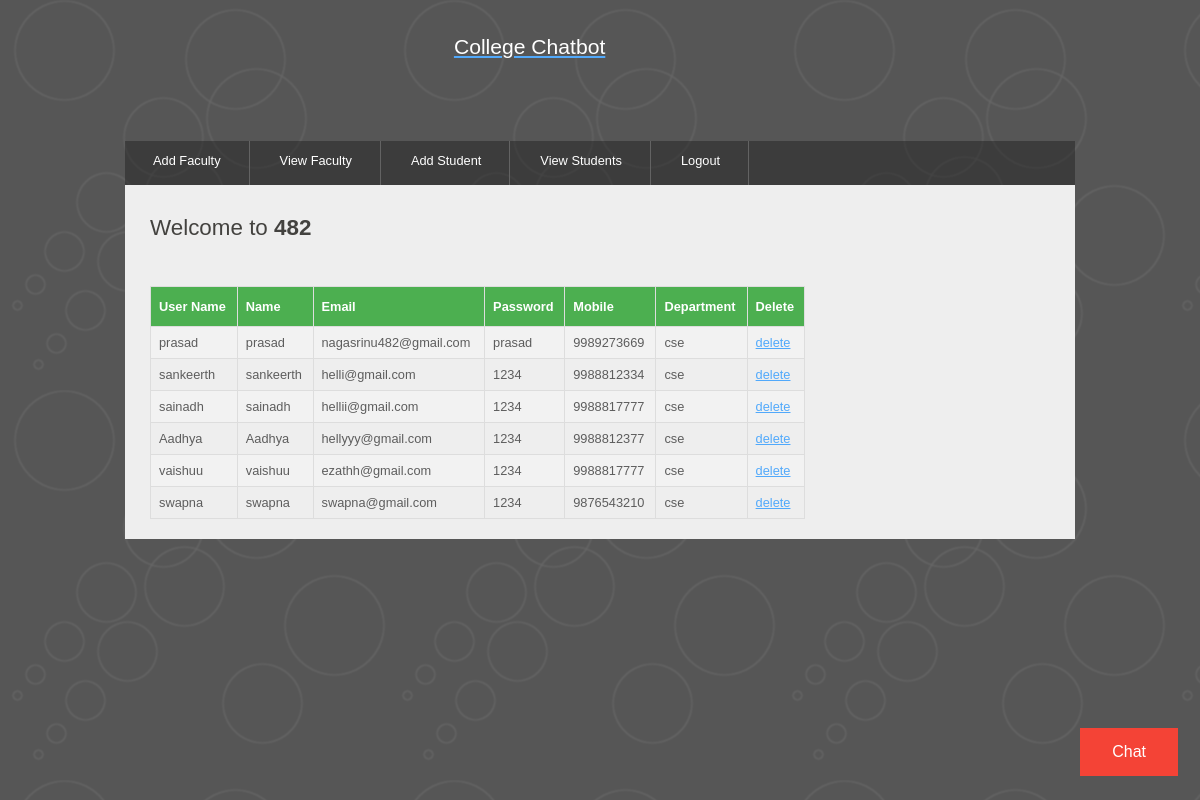
Page /getfacultys/ (signed in) on the committed database.
### chatbot/models.py (models this page shows)
class FacultyModel(Model):
    username=models.CharField(max_length=50)
    name=models.CharField(max_length=50)
    password=models.CharField(max_length=50)
    email=models.CharField(max_length=50)
    mobile=models.CharField(max_length=50)
    department=models.CharField(max_length=50)

### chatbot/views.py (the view)
# urls.py: path('getfacultys/',getfacultys,name='regaction'),
def getfacultys(request):
    return render(request, "facultys.html", {"facultys":FacultyModel.objects.all()})

### templates/facultys.html (shortened to what this page needs)
{% load  static%}
<!DOCTYPE HTML>
<html>
<head>
<link rel="stylesheet" type="text/css" href="{% static 'style/style.css'%}" title="style" />
</head>
<body>
	<div id="main">
		<div id="header">
			<div id="logo">
				<div id="logo_text" align="center">
					<h3>
						<a href="#"><font color="white">College Chatbot</font></a>
					</h3>
					<br/><br/>
				</div>
			</div>
			<div id="menubar">
				<ul id="menu">
                    <li><a href="/facultyregistration">Add Faculty</a></li>
                    <li><a href="/getfacultys">View Faculty</a></li>
                    <li><a href="/studentregistration">Add Student</a></li>
                    <li><a href="/getstudents">View Students</a></li>
                    <li><a href="/logout">Logout</a></li>
				</ul>
			</div>
		</div>
		<div id="site_content">
            <div id="content">
				<h1>Welcome to  <strong>{{request.session.username}}</strong>{{form.non_field_errors}}</h1>
                <h1><strong>{{message}}</strong></h1>
                <table id="customers">
                  <tr>
                      <th>User Name</th>
                      <th>Name</th>
                      <th>Email</th>
                      <th>Password</th>
                      <th>Mobile</th>
                      <th>Department</th>
                      <th>Delete</th>
                  </tr>
                    {% for user in facultys %}
                        <tr>
                            <td>{{ user.username }}</td>
                            <td>{{ user.name }}</td>
                            <td>{{ user.email }}</td>
                            <td>{{ user.password }}</td>
                            <td>{{ user.mobile }}</td>
                            <td>{{ user.department }}</td>
                            <td><a href="/deletefaculty?facultyid={{ user.id }}">delete</a></td>
                        </tr>
                    {% endfor %}
                </table>
            </div>
        </div>
        <div class="chat-button-container">
          <a href="/chat">
            <button class="button button2">Chat</button>
          </a>
        </div>
	</div>
</body>
</html>

### static/style/style.css (style rules this page uses)
html { height: 100%; }
* { margin: 0; padding: 0; }
body { font: normal .80em 'trebuchet ms', arial, sans-serif; background: #646557 url(pattern.png) repeat fixed; color: #5D5D5D; }
h1, h2, h3, h4, h5, h6 { font: normal 175% 'century gothic', arial, sans-serif; color: #43423F; margin: 0 0 15px 0; padding: 5px 0 5px 0; }
h3 { font: normal 165% 'century gothic', arial, sans-serif; }
a, a:hover { background: transparent; outline: none; text-decoration: underline; color: #51A9FB; }
ul { margin: 2px 0 22px 17px; }
ul li { list-style-type: circle; margin: 0 0 6px 0; padding: 0 0 4px 5px; }
#main, #header, #logo, #menubar, #site_content, #footer { margin-left: auto; margin-right: auto; }
#main { width: 950px; margin: 20px auto; }
#header { width: 950px; height: 121px; }
#logo { width: 910px; position: relative; height: 100px; background: transparent; padding: 10px 0 10px 0; }
#menubar { height: 46px; width: 950px; margin: 1px auto 0 auto; background: transparent url(tab.png); }
ul#menu { float: left; margin: 0;padding: 0; }
ul#menu li { float: left; padding: 0 0 0 6px; list-style: none; margin: 0px 2px 0 0; }
ul#menu li a { font: normal 100% 'trebuchet ms', sans-serif; display: block; float: left; height: 27px; padding: 12px 28px 5px 22px; text-align: center; color: #FFF; border-right: 1px solid #636363; text-decoration: none; }
#site_content { width: 925px; overflow: hidden; margin: 44px auto 0 auto; padding: 10px 0 0 25px; background: #EEE; border-top: 0; border-bottom: 0; color: #5D5D5D; }
#content { text-align: left; width: 655px; padding: 15px 0 20px 0; margin: 0; }

### templates/facultys.html (style rules this page uses)
#customers { font-family: Arial, Helvetica, sans-serif; border-collapse: collapse; width: 100%; }
#customers td, #customers th { border: 1px solid #ddd; padding: 8px; }
#customers tr:nth-child(even) { background-color: #f2f2f2; }
#customers th { padding-top: 12px; padding-bottom: 12px; text-align: left; background-color: #4CAF50; color: white; }
.button { background-color: #f44336; border: none; color: white; padding: 15px 32px; text-align: center; text-decoration: none; display: inline-block; font-size: 16px; margin: 4px 2px; cursor: pointer; }
.chat-button-container { position: fixed; bottom: 20px; right: 20px; }

### rows in the picture
FacultyModel: username "prasad", name "prasad", email "nagasrinu482@gmail.com", password "prasad", mobile "9989273669", department "cse"
FacultyModel: username "sankeerth", name "sankeerth", email "helli@gmail.com", password "1234", mobile "9988812334", department "cse"
FacultyModel: username "sainadh", name "sainadh", email "hellii@gmail.com", password "1234", mobile "9988817777", department "cse"
FacultyModel: username "Aadhya", name "Aadhya", email "hellyyy@gmail.com", password "1234", mobile "9988812377", department "cse"
FacultyModel: username "vaishuu", name "vaishuu", email "ezathh@gmail.com", password "1234", mobile "9988817777", department "cse"
FacultyModel: username "swapna", name "swapna", email "swapna@gmail.com", password "1234", mobile "9876543210", department "cse"

### other values in the picture
{{ request.session.username }} "482"
